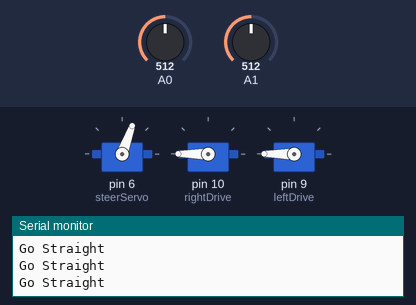
A sketch run on a simulated Arduino Uno, built with avr-gcc and run on an emulated ATmega328P. Shown: 3 × servo, the last lines printed to the serial monitor. Inputs (shaded band) come from the test bench; at power-on: A0 = 512, A1 = 512.

Above: at 2.7 s.
2.8 s: A0 set to 975
4.3 s: A0 set to 1002
At 5.11 s:
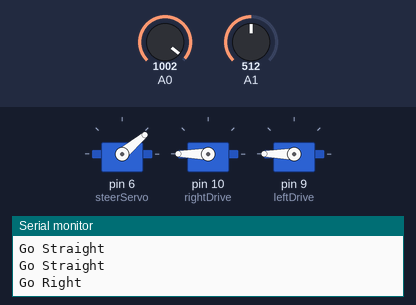
7.3 s: A0 set to 982
At 8.0 s:
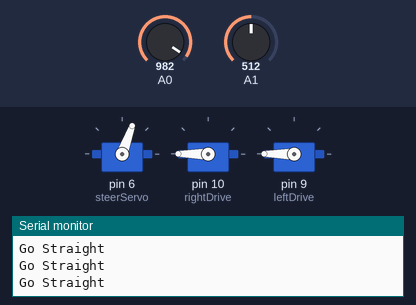
8.8 s: A1 set to 981
11.8 s: A1 set to 1003
At 11.88 s:
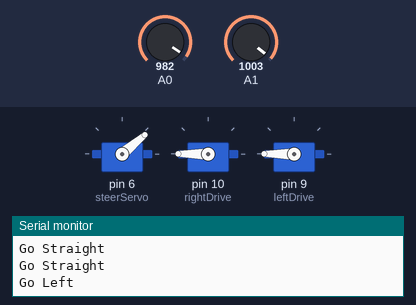
14.8 s: A1 set to 982
At 16.1 s:
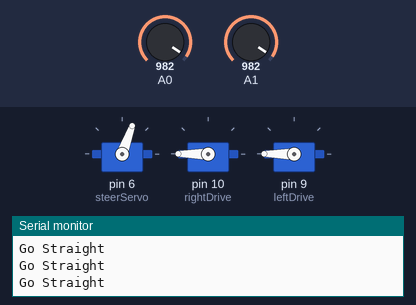
Timing chart, 0 to 17.3 s (numbered marks = the images above; inputs shaded):
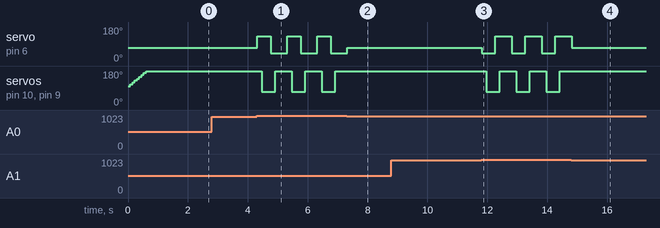

The sketch:

CompCode.ino
```cpp
//Servo setup
#include <Servo.h> //servo library

Servo steerServo, rightDrive, leftDrive;

#define STOP_DELAY 1000
#define BACK_DELAY 300
#define TURN_DELAY 150
#define GO_DELAY 400
#define WHITE_THRESH 992
#define BACK 70
#define STOP 90
#define GO 300
#define LEFT 130
#define RIGHT 40
#define STRAIGHT 70

int leftIR, rightIR;

void setup()
{
  steerServo.attach(6);                         //set wheels to pins and start straight
  steerServo.write(STRAIGHT);

rightDrive.attach(10);
  leftDrive.attach(9);

  for(int i = 100; i < GO; i += 10)           //linear throttle curve on startup
  {
    rightDrive.write(i);
    leftDrive.write(i);
    delay(75);
  }
  Serial.begin(9600);
}

void loop()
{
  //check IR sensors
  leftIR = analogRead(A1);
  rightIR = analogRead(A0);
  //left turn
  while(leftIR > WHITE_THRESH)
  {
    Serial.println("Go Left");
    steerServo.write(RIGHT);
    delay(TURN_DELAY);
    leftDrive.write(BACK);
    rightDrive.write(BACK);
    delay(BACK_DELAY);
    steerServo.write(LEFT);
    delay(TURN_DELAY);
    leftDrive.write(GO);
    rightDrive.write(GO);
    delay(GO_DELAY);
    leftIR = analogRead(A1);
    rightIR = analogRead(A0);
  }
  //right turn
  while(rightIR > WHITE_THRESH)
  {
    Serial.println("Go Right");
    steerServo.write(LEFT);
    delay(TURN_DELAY);
    leftDrive.write(BACK);
    rightDrive.write(BACK);
    delay(BACK_DELAY);
    steerServo.write(RIGHT);
    delay(TURN_DELAY);
    leftDrive.write(GO);
    rightDrive.write(GO);
    delay(GO_DELAY);
    leftIR = analogRead(A1);
    rightIR = analogRead(A0);
  }
  //straight
  while(leftIR <= WHITE_THRESH && rightIR <= WHITE_THRESH)
  {
    leftDrive.write(GO);
    rightDrive.write(GO);
    Serial.println("Go Straight");
    steerServo.write(STRAIGHT);
    leftIR = analogRead(A1);
    rightIR = analogRead(A0);
  }
}
```

Measured:
- the behaviour switches between 992 and 993 on A0 (found by bisection; images 0 and 1)
- the behaviour switches between 992 and 993 on A1 (found by bisection; images 2 and 3)
- after the input at 4.3 s, servo on pin 6 (steerServo): alternates 130° for 0.45 s and 40° for 0.55 s, starting at once; servo on pin 10 (rightDrive), servo on pin 9 (leftDrive): alternates 180° for 0.55 s and 70° for 0.45 s, starting after 0.16 s
- after the input at 7.3 s, servo on pin 10 (rightDrive), servo on pin 9 (leftDrive): stays 180° (without the input it goes to 70° after 0.17 s)
- after the input at 11.8 s, servo on pin 6 (steerServo): alternates 130° for 0.55 s and 40° for 0.45 s, starting at once; servo on pin 10 (rightDrive), servo on pin 9 (leftDrive): alternates 180° for 0.55 s and 70° for 0.45 s, starting after 0.16 s
- after the input at 14.8 s, servo on pin 10 (rightDrive), servo on pin 9 (leftDrive): stops changing and stays 180°
